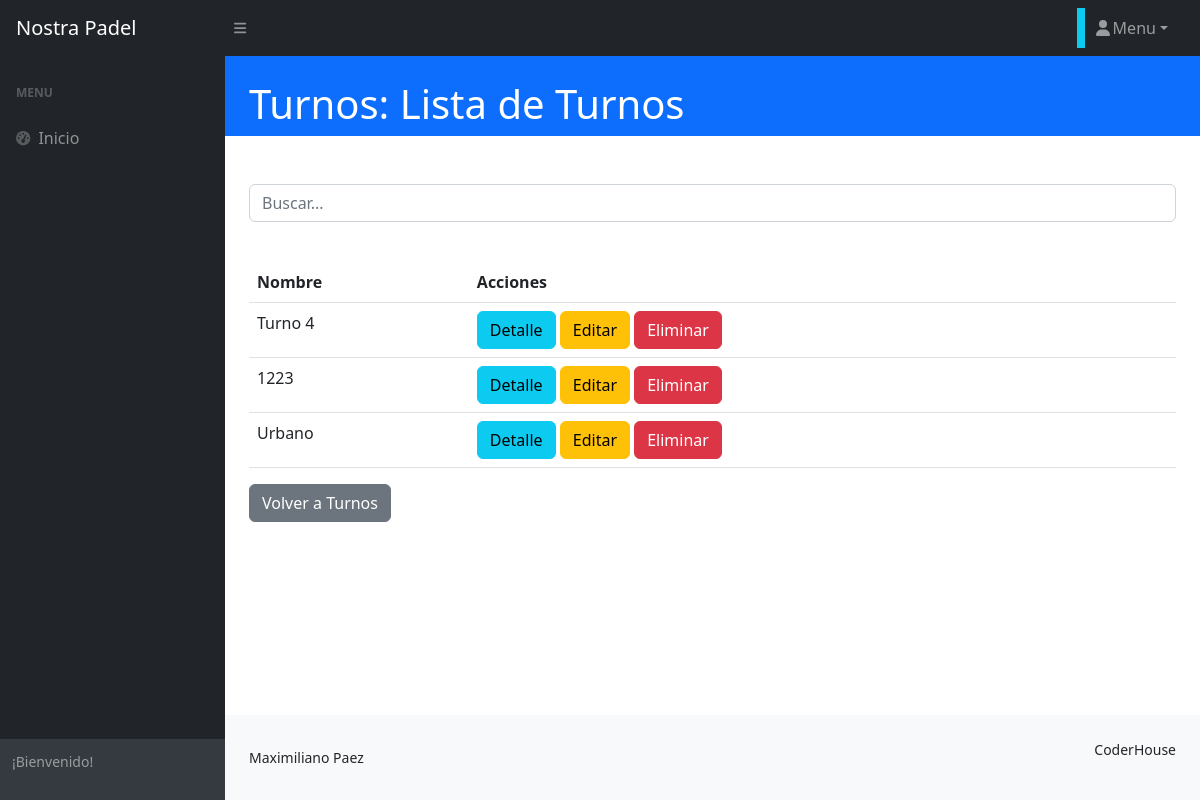
The page /turno/turno/list on the database its author committed.
### turno/models.py (models this page shows, shortened)
class Turno(models.Model):
    categoria_id = models.ForeignKey(
        TurnoLugar, null=True, blank=True, on_delete=models.SET_NULL, verbose_name="lugar de turno"
    )
    nombre = models.CharField(max_length=100)
    unidad_medida = models.CharField(max_length=100)
    cantidad = models.FloatField()
    precio = models.FloatField()
    descripcion = models.TextField(null=True, blank=True, verbose_name="descripción")
    fecha_actualizacion = models.DateField(
        null=True, blank=True, default=timezone.now, editable=False, verbose_name="fecha de actualización"
    )
    class Meta:
        verbose_name = "turno"
        verbose_name_plural = "turnos"

### turno/views.py (the view)
# urls.py: path("turno/list", views.TurnoList.as_view(), name="turno_list"),
class TurnoList(ListView):
    model = models.Turno
    def get_queryset(self) -> QuerySet:
        if self.request.GET.get("consulta"):
            consulta = self.request.GET.get("consulta")
            object_list = models.Turno.objects.filter(nombre__icontains=consulta)
        else:
            object_list = models.Turno.objects.all()
        return object_list

### turno/templates/turno/turno_list.html
{% extends 'core/base.html' %}
{% block titulo %}
<div class="container-fluid px-4">
    <h1 class="mt-4">Turnos: Lista de Turnos</h1>
</div>
{% endblock titulo %}
{% block contenido %}
<div class="container-fluid p-4">
    <div class="py-lg-4 mb-3">
        <form action="{% url 'turno:turno_list' %}" method="get">
            <input type="text" name="consulta" placeholder="Buscar..." class="form-control">
        </form>
    </div>
    <table class="table">
        <thead>
            <tr>
                <th>Nombre</th>
                <th>Acciones</th>
            </tr>
        </thead>
        <tbody>
            {% for turno in object_list %}
            <tr>
                <td>{{ turno.nombre }}</td>
                <td>
                    <a href="{% url 'turno:turno_detail' turno.id %}" class="btn btn-info">Detalle</a>
                    <a href="{% url 'turno:turno_update' turno.id %}" class="btn btn-warning">Editar</a>
                    <a href="{% url 'turno:turno_delete' turno.id %}" class="btn btn-danger">Eliminar</a>
                </td>
            </tr>
            {% endfor %}
        </tbody>
    </table>
    <a href="{% url 'turno:home' %}" class="btn btn-secondary">Volver a Turnos</a>
</div>
{% endblock contenido %}

### rows shown on the page
Turno: nombre "Turno 4"
Turno: nombre "1223"
Turno: nombre "Urbano"
